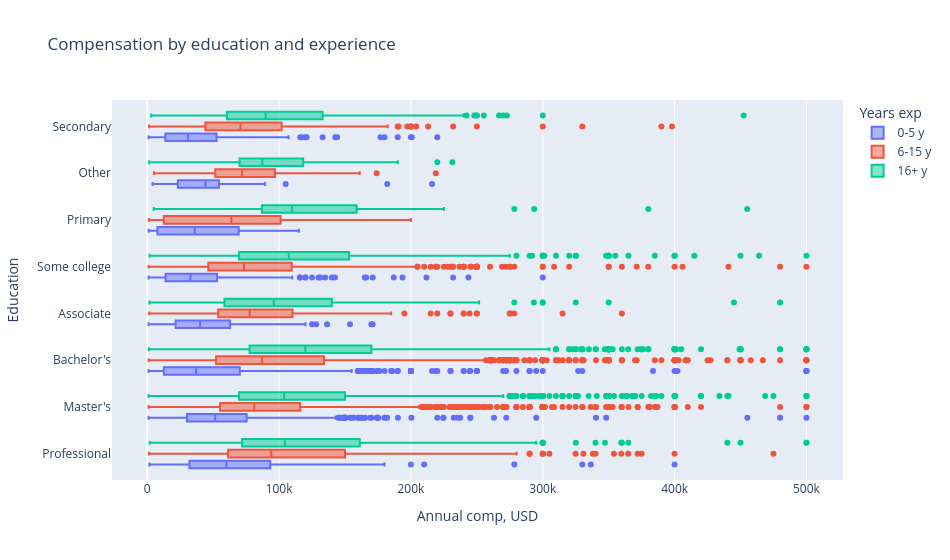

The cell this chart's notebook holds for it:
### Code cell
df_ed_exp = df_ed.dropna(subset=["WorkExp"]).copy()
df_ed_exp["ExpBand"] = pd.cut(
    df_ed_exp["WorkExp"],
    bins=[0, 5, 15, 50],
    labels=["0-5 y", "6-15 y", "16+ y"],
    right=True,
)

ed_order_exp = (
    df_ed_exp.groupby("EdLevel")["ConvertedCompYearly"]
    .median()
    .sort_values(ascending=True)
    .index.tolist()
)

fig = px.box(
    df_ed_exp,
    x="ConvertedCompYearly",
    y="EdLevel",
    color="ExpBand",
    category_orders={
        "ExpBand": ["0-5 y", "6-15 y", "16+ y"],
        "EdLevel": ed_order_exp,
    },
    title="Compensation by education and experience",
    labels={
        "EdLevel": "Education",
        "ConvertedCompYearly": "Annual comp, USD",
        "ExpBand": "Years exp",
    },
)
fig.update_layout(height=560, width=950)
fig.show()

### Figure 1 — Plotly figure (JSON) as saved in the notebook; plotly's stock layout.template omitted (floating-point values rounded to 4 significant figures; data arrays with more than 128 entries replaced by an {"elided": "..."} marker saying what was removed)
{"data": [{"alignmentgroup": "True", "hovertemplate": "Years exp=0-5 y<br>Annual comp, USD=%{x}<br>Education=%{y}<extra></extra>", "legendgroup": "0-5 y", "marker": {"color": "#636efa"}, "name": "0-5 y", "notched": false, "offsetgroup": "0-5 y", "orientation": "h", "showlegend": true, "type": "box", "x": {"elided": "4583 float values"}, "x0": " ", "xaxis": "x", "y": {"elided": "4583 str values"}, "y0": " ", "yaxis": "y"}, {"alignmentgroup": "True", "hovertemplate": "Years exp=6-15 y<br>Annual comp, USD=%{x}<br>Education=%{y}<extra></extra>", "legendgroup": "6-15 y", "marker": {"color": "#EF553B"}, "name": "6-15 y", "notched": false, "offsetgroup": "6-15 y", "orientation": "h", "showlegend": true, "type": "box", "x": {"elided": "8416 float values"}, "x0": " ", "xaxis": "x", "y": {"elided": "8416 str values"}, "y0": " ", "yaxis": "y"}, {"alignmentgroup": "True", "hovertemplate": "Years exp=16+ y<br>Annual comp, USD=%{x}<br>Education=%{y}<extra></extra>", "legendgroup": "16+ y", "marker": {"color": "#00cc96"}, "name": "16+ y", "notched": false, "offsetgroup": "16+ y", "orientation": "h", "showlegend": true, "type": "box", "x": {"elided": "6037 float values"}, "x0": " ", "xaxis": "x", "y": {"elided": "6037 str values"}, "y0": " ", "yaxis": "y"}], "layout": {"boxmode": "group", "height": 560, "legend": {"title": {"text": "Years exp"}, "tracegroupgap": 0}, "title": {"text": "Compensation by education and experience"}, "width": 950, "xaxis": {"anchor": "y", "domain": [0, 1], "title": {"text": "Annual comp, USD"}}, "yaxis": {"anchor": "x", "categoryarray": ["Professional", "Master's", "Bachelor's", "Associate", "Some college", "Primary", "Other", "Secondary"], "categoryorder": "array", "domain": [0, 1], "title": {"text": "Education"}}}}
